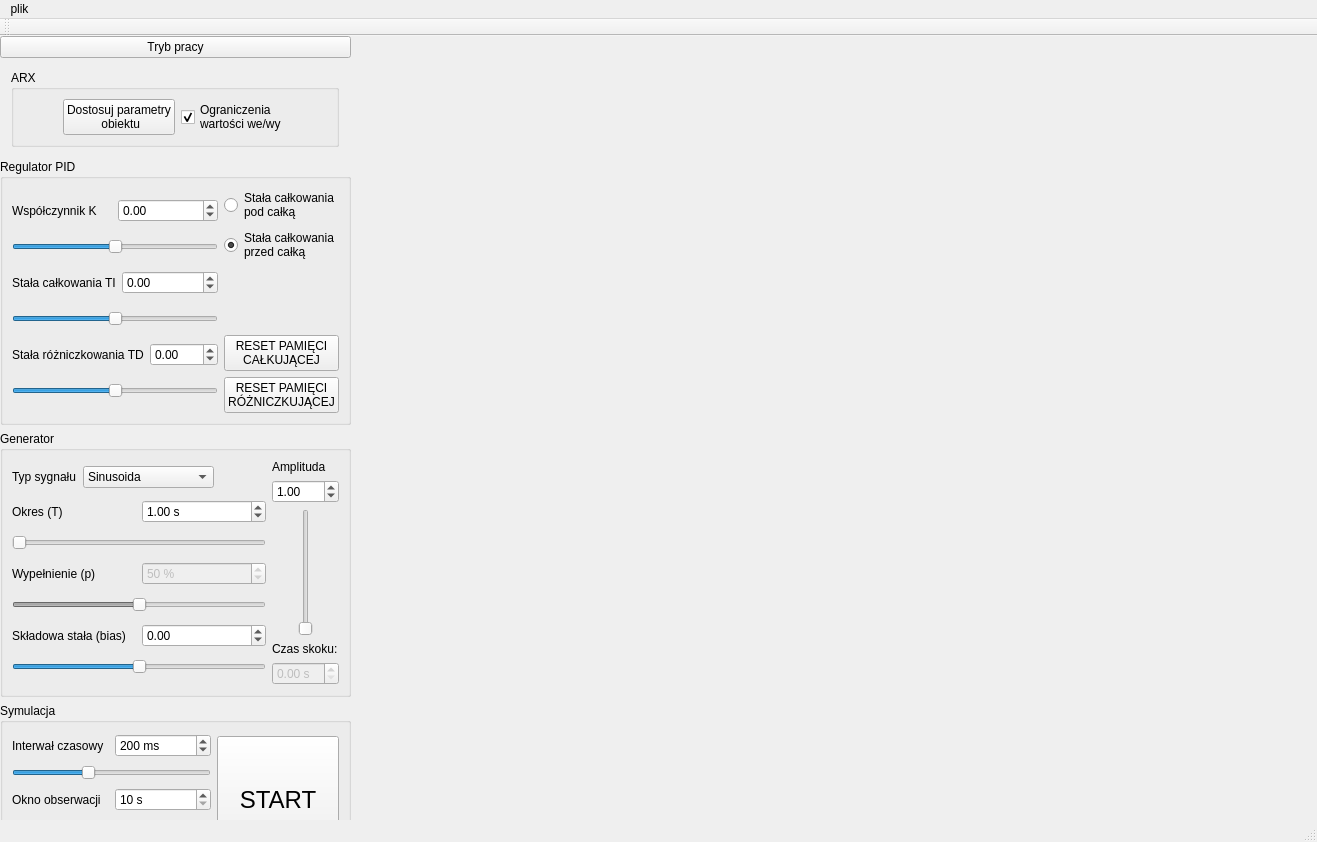
<?xml version="1.0" encoding="UTF-8"?>
<ui version="4.0">
 <class>MainWindow</class>
 <widget class="QMainWindow" name="MainWindow">
  <property name="geometry">
   <rect>
    <x>0</x>
    <y>0</y>
    <width>1317</width>
    <height>842</height>
   </rect>
  </property>
  <property name="windowTitle">
   <string>MainWindow</string>
  </property>
  <property name="autoFillBackground">
   <bool>false</bool>
  </property>
  <widget class="QWidget" name="centralwidget">
   <property name="sizePolicy">
    <sizepolicy hsizetype="MinimumExpanding" vsizetype="MinimumExpanding">
     <horstretch>0</horstretch>
     <verstretch>0</verstretch>
    </sizepolicy>
   </property>
   <property name="minimumSize">
    <size>
     <width>1317</width>
     <height>591</height>
    </size>
   </property>
   <property name="autoFillBackground">
    <bool>false</bool>
   </property>
   <widget class="QWidget" name="horizontalLayoutWidget_9">
    <property name="geometry">
     <rect>
      <x>0</x>
      <y>0</y>
      <width>1271</width>
      <height>844</height>
     </rect>
    </property>
    <layout class="QHBoxLayout" name="horizontalLayout_13" stretch="0,1">
     <property name="sizeConstraint">
      <enum>QLayout::SetDefaultConstraint</enum>
     </property>
     <item>
      <layout class="QVBoxLayout" name="verticalLayout" stretch="0,0,1,3,3,2">
       <property name="spacing">
        <number>6</number>
       </property>
       <item>
        <layout class="QVBoxLayout" name="verticalLayout_2"/>
       </item>
       <item>
        <widget class="QPushButton" name="BtnTrybPracy">
         <property name="text">
          <string>Tryb pracy</string>
         </property>
        </widget>
       </item>
       <item alignment="Qt::AlignHCenter|Qt::AlignVCenter">
        <widget class="QGroupBox" name="groupBox">
         <property name="enabled">
          <bool>true</bool>
         </property>
         <property name="sizePolicy">
          <sizepolicy hsizetype="Expanding" vsizetype="Expanding">
           <horstretch>1</horstretch>
           <verstretch>1</verstretch>
          </sizepolicy>
         </property>
         <property name="minimumSize">
          <size>
           <width>0</width>
           <height>0</height>
          </size>
         </property>
         <property name="autoFillBackground">
          <bool>false</bool>
         </property>
         <property name="title">
          <string>ARX</string>
         </property>
         <property name="flat">
          <bool>false</bool>
         </property>
         <property name="checkable">
          <bool>false</bool>
         </property>
         <layout class="QHBoxLayout" name="horizontalLayout_6" stretch="0,5,1,0">
          <property name="sizeConstraint">
           <enum>QLayout::SetMinimumSize</enum>
          </property>
          <item>
           <spacer name="horizontalSpacer_4">
            <property name="orientation">
             <enum>Qt::Horizontal</enum>
            </property>
            <property name="sizeHint" stdset="0">
             <size>
              <width>40</width>
              <height>20</height>
             </size>
            </property>
           </spacer>
          </item>
          <item>
           <widget class="QPushButton" name="pushButton_dostosuj_parametry">
            <property name="sizePolicy">
             <sizepolicy hsizetype="Minimum" vsizetype="Expanding">
              <horstretch>0</horstretch>
              <verstretch>0</verstretch>
             </sizepolicy>
            </property>
            <property name="text">
             <string>Dostosuj parametry
 obiektu</string>
            </property>
           </widget>
          </item>
          <item>
           <layout class="QVBoxLayout" name="verticalLayout_4">
            <item>
             <widget class="QCheckBox" name="checkBoxOgraniczenia">
              <property name="text">
               <string>Ograniczenia 
wartości we/wy</string>
              </property>
              <property name="checked">
               <bool>true</bool>
              </property>
             </widget>
            </item>
           </layout>
          </item>
          <item>
           <spacer name="horizontalSpacer_5">
            <property name="orientation">
             <enum>Qt::Horizontal</enum>
            </property>
            <property name="sizeHint" stdset="0">
             <size>
              <width>40</width>
              <height>20</height>
             </size>
            </property>
           </spacer>
          </item>
         </layout>
        </widget>
       </item>
       <item>
        <widget class="QGroupBox" name="groupBox_2">
         <property name="title">
          <string>Regulator PID</string>
         </property>
         <layout class="QHBoxLayout" name="horizontalLayout_5" stretch="4,1">
          <item>
           <layout class="QVBoxLayout" name="verticalLayout_5">
            <item>
             <layout class="QHBoxLayout" name="horizontalLayout_4">
              <item>
               <widget class="QLabel" name="label">
                <property name="text">
                 <string>Współczynnik K</string>
                </property>
               </widget>
              </item>
              <item>
               <widget class="QDoubleSpinBox" name="doubleSpinBox_pid_k">
                <property name="minimum">
                 <double>-100.000000000000000</double>
                </property>
                <property name="maximum">
                 <double>100.000000000000000</double>
                </property>
                <property name="singleStep">
                 <double>0.010000000000000</double>
                </property>
                <property name="stepType">
                 <enum>QAbstractSpinBox::DefaultStepType</enum>
                </property>
               </widget>
              </item>
             </layout>
            </item>
            <item>
             <widget class="QSlider" name="horizontalSlider_pid_k">
              <property name="minimum">
               <number>-1000</number>
              </property>
              <property name="maximum">
               <number>1000</number>
              </property>
              <property name="singleStep">
               <number>1</number>
              </property>
              <property name="orientation">
               <enum>Qt::Horizontal</enum>
              </property>
             </widget>
            </item>
            <item>
             <layout class="QHBoxLayout" name="horizontalLayout">
              <item>
               <widget class="QLabel" name="label_2">
                <property name="text">
                 <string>Stała całkowania TI</string>
                </property>
               </widget>
              </item>
              <item>
               <widget class="QDoubleSpinBox" name="doubleSpinBox_pid_Ti">
                <property name="suffix">
                 <string/>
                </property>
                <property name="minimum">
                 <double>-100.000000000000000</double>
                </property>
                <property name="maximum">
                 <double>100.000000000000000</double>
                </property>
                <property name="singleStep">
                 <double>0.010000000000000</double>
                </property>
                <property name="stepType">
                 <enum>QAbstractSpinBox::DefaultStepType</enum>
                </property>
               </widget>
              </item>
             </layout>
            </item>
            <item>
             <widget class="QSlider" name="horizontalSlider_pid_Ti">
              <property name="minimum">
               <number>-1000</number>
              </property>
              <property name="maximum">
               <number>1000</number>
              </property>
              <property name="orientation">
               <enum>Qt::Horizontal</enum>
              </property>
             </widget>
            </item>
            <item>
             <layout class="QHBoxLayout" name="horizontalLayout_3">
              <item>
               <widget class="QLabel" name="label_3">
                <property name="text">
                 <string>Stała różniczkowania TD</string>
                </property>
               </widget>
              </item>
              <item>
               <widget class="QDoubleSpinBox" name="doubleSpinBox_pid_Td">
                <property name="suffix">
                 <string/>
                </property>
                <property name="minimum">
                 <double>-100.000000000000000</double>
                </property>
                <property name="maximum">
                 <double>100.000000000000000</double>
                </property>
                <property name="singleStep">
                 <double>0.010000000000000</double>
                </property>
                <property name="stepType">
                 <enum>QAbstractSpinBox::DefaultStepType</enum>
                </property>
               </widget>
              </item>
             </layout>
            </item>
            <item>
             <widget class="QSlider" name="horizontalSlider_pid_Td">
              <property name="minimum">
               <number>-1000</number>
              </property>
              <property name="maximum">
               <number>1000</number>
              </property>
              <property name="orientation">
               <enum>Qt::Horizontal</enum>
              </property>
             </widget>
            </item>
           </layout>
          </item>
          <item>
           <layout class="QVBoxLayout" name="verticalLayout_7">
            <property name="sizeConstraint">
             <enum>QLayout::SetMinimumSize</enum>
            </property>
            <item>
             <widget class="QRadioButton" name="radioButton_stala_calkowania_pod">
              <property name="text">
               <string>Stała całkowania
pod całką</string>
              </property>
             </widget>
            </item>
            <item>
             <widget class="QRadioButton" name="radioButton_stala_calkowania_przed">
              <property name="text">
               <string>Stała całkowania
przed całką</string>
              </property>
              <property name="checked">
               <bool>true</bool>
              </property>
             </widget>
            </item>
            <item>
             <spacer name="verticalSpacer">
              <property name="orientation">
               <enum>Qt::Vertical</enum>
              </property>
              <property name="sizeHint" stdset="0">
               <size>
                <width>20</width>
                <height>40</height>
               </size>
              </property>
             </spacer>
            </item>
            <item>
             <widget class="QPushButton" name="pushButton_reset_pam_calk">
              <property name="text">
               <string>RESET PAMIĘCI
CAŁKUJĄCEJ</string>
              </property>
             </widget>
            </item>
            <item>
             <widget class="QPushButton" name="pushButton_reset_pam_roz">
              <property name="text">
               <string>RESET PAMIĘCI
RÓŻNICZKUJĄCEJ</string>
              </property>
             </widget>
            </item>
           </layout>
          </item>
         </layout>
        </widget>
       </item>
       <item>
        <widget class="QGroupBox" name="groupBox_3">
         <property name="title">
          <string>Generator</string>
         </property>
         <layout class="QHBoxLayout" name="horizontalLayout_2">
          <item>
           <layout class="QVBoxLayout" name="verticalLayout_8">
            <item>
             <layout class="QHBoxLayout" name="horizontalLayout_7">
              <item>
               <widget class="QLabel" name="label_5">
                <property name="text">
                 <string>Typ sygnału</string>
                </property>
               </widget>
              </item>
              <item>
               <widget class="QComboBox" name="comboBox_generator_typ">
                <item>
                 <property name="text">
                  <string>Sinusoida</string>
                 </property>
                </item>
                <item>
                 <property name="text">
                  <string>Skok Jednostkowy</string>
                 </property>
                </item>
                <item>
                 <property name="text">
                  <string>Prostokątny</string>
                 </property>
                </item>
               </widget>
              </item>
              <item>
               <spacer name="horizontalSpacer_3">
                <property name="orientation">
                 <enum>Qt::Horizontal</enum>
                </property>
                <property name="sizeHint" stdset="0">
                 <size>
                  <width>40</width>
                  <height>20</height>
                 </size>
                </property>
               </spacer>
              </item>
             </layout>
            </item>
            <item>
             <layout class="QHBoxLayout" name="horizontalLayout_8">
              <item>
               <widget class="QLabel" name="label_6">
                <property name="text">
                 <string>Okres (T)</string>
                </property>
               </widget>
              </item>
              <item>
               <widget class="QDoubleSpinBox" name="doubleSpinBox_generator_okres">
                <property name="suffix">
                 <string> s</string>
                </property>
                <property name="maximum">
                 <double>100.000000000000000</double>
                </property>
                <property name="singleStep">
                 <double>0.010000000000000</double>
                </property>
                <property name="value">
                 <double>1.000000000000000</double>
                </property>
               </widget>
              </item>
             </layout>
            </item>
            <item>
             <widget class="QSlider" name="horizontalSlider_generator_okres">
              <property name="minimum">
               <number>200</number>
              </property>
              <property name="maximum">
               <number>20000</number>
              </property>
              <property name="singleStep">
               <number>200</number>
              </property>
              <property name="pageStep">
               <number>200</number>
              </property>
              <property name="value">
               <number>200</number>
              </property>
              <property name="orientation">
               <enum>Qt::Horizontal</enum>
              </property>
              <property name="tickPosition">
               <enum>QSlider::NoTicks</enum>
              </property>
             </widget>
            </item>
            <item>
             <layout class="QHBoxLayout" name="horizontalLayout_9">
              <item>
               <widget class="QLabel" name="label_7">
                <property name="text">
                 <string>Wypełnienie (p)</string>
                </property>
               </widget>
              </item>
              <item>
               <widget class="QSpinBox" name="spinBox_generator_wypelnienie">
                <property name="enabled">
                 <bool>false</bool>
                </property>
                <property name="suffix">
                 <string> %</string>
                </property>
                <property name="maximum">
                 <number>100</number>
                </property>
                <property name="singleStep">
                 <number>1</number>
                </property>
                <property name="value">
                 <number>50</number>
                </property>
                <property name="displayIntegerBase">
                 <number>10</number>
                </property>
               </widget>
              </item>
             </layout>
            </item>
            <item>
             <widget class="QSlider" name="horizontalSlider_generator_wypelnienie">
              <property name="enabled">
               <bool>false</bool>
              </property>
              <property name="maximum">
               <number>100</number>
              </property>
              <property name="value">
               <number>50</number>
              </property>
              <property name="orientation">
               <enum>Qt::Horizontal</enum>
              </property>
             </widget>
            </item>
            <item>
             <layout class="QHBoxLayout" name="horizontalLayout_16">
              <item>
               <widget class="QLabel" name="label_10">
                <property name="text">
                 <string>Składowa stała (bias)</string>
                </property>
               </widget>
              </item>
              <item>
               <widget class="QDoubleSpinBox" name="doubleSpinBox_generator_bias">
                <property name="minimum">
                 <double>-100.000000000000000</double>
                </property>
                <property name="maximum">
                 <double>100.000000000000000</double>
                </property>
                <property name="singleStep">
                 <double>0.010000000000000</double>
                </property>
               </widget>
              </item>
             </layout>
            </item>
            <item>
             <widget class="QSlider" name="horizontalSlider_generator_bias">
              <property name="minimum">
               <number>-10000</number>
              </property>
              <property name="maximum">
               <number>10000</number>
              </property>
              <property name="orientation">
               <enum>Qt::Horizontal</enum>
              </property>
             </widget>
            </item>
           </layout>
          </item>
          <item>
           <layout class="QVBoxLayout" name="verticalLayout_6">
            <property name="spacing">
             <number>6</number>
            </property>
            <property name="sizeConstraint">
             <enum>QLayout::SetMinimumSize</enum>
            </property>
            <item>
             <widget class="QLabel" name="label_4">
              <property name="text">
               <string>Amplituda</string>
              </property>
             </widget>
            </item>
            <item>
             <widget class="QDoubleSpinBox" name="doubleSpinBox_generator_amplituda">
              <property name="maximum">
               <double>100.000000000000000</double>
              </property>
              <property name="singleStep">
               <double>0.100000000000000</double>
              </property>
              <property name="value">
               <double>1.000000000000000</double>
              </property>
             </widget>
            </item>
            <item>
             <layout class="QHBoxLayout" name="horizontalLayout_14">
              <item>
               <widget class="QSlider" name="verticalSlider_generator_amplituda">
                <property name="maximum">
                 <number>10000</number>
                </property>
                <property name="pageStep">
                 <number>100</number>
                </property>
                <property name="value">
                 <number>10</number>
                </property>
                <property name="orientation">
                 <enum>Qt::Vertical</enum>
                </property>
               </widget>
              </item>
             </layout>
            </item>
            <item>
             <widget class="QLabel" name="label_11_generator_czas_skoku">
              <property name="text">
               <string>Czas skoku:</string>
              </property>
             </widget>
            </item>
            <item>
             <widget class="QDoubleSpinBox" name="doubleSpinBox_generator_czas_skoku">
              <property name="enabled">
               <bool>false</bool>
              </property>
              <property name="suffix">
               <string> s</string>
              </property>
              <property name="maximum">
               <double>50.000000000000000</double>
              </property>
              <property name="singleStep">
               <double>0.010000000000000</double>
              </property>
             </widget>
            </item>
           </layout>
          </item>
         </layout>
        </widget>
       </item>
       <item>
        <widget class="QGroupBox" name="groupBox_4">
         <property name="minimumSize">
          <size>
           <width>0</width>
           <height>0</height>
          </size>
         </property>
         <property name="title">
          <string>Symulacja</string>
         </property>
         <layout class="QHBoxLayout" name="horizontalLayout_10">
          <item>
           <layout class="QVBoxLayout" name="verticalLayout_9">
            <property name="sizeConstraint">
             <enum>QLayout::SetMaximumSize</enum>
            </property>
            <item>
             <layout class="QHBoxLayout" name="horizontalLayout_12">
              <item>
               <widget class="QLabel" name="label_8">
                <property name="text">
                 <string>Interwał czasowy</string>
                </property>
               </widget>
              </item>
              <item>
               <widget class="QSpinBox" name="spinBox_symulacja_interwal">
                <property name="suffix">
                 <string> ms</string>
                </property>
                <property name="minimum">
                 <number>1</number>
                </property>
                <property name="maximum">
                 <number>2000</number>
                </property>
                <property name="value">
                 <number>200</number>
                </property>
               </widget>
              </item>
             </layout>
            </item>
            <item>
             <widget class="QSlider" name="horizontalSlider_symulacja_interwal">
              <property name="minimum">
               <number>20</number>
              </property>
              <property name="maximum">
               <number>500</number>
              </property>
              <property name="value">
               <number>200</number>
              </property>
              <property name="orientation">
               <enum>Qt::Horizontal</enum>
              </property>
             </widget>
            </item>
            <item>
             <layout class="QHBoxLayout" name="horizontalLayout_15">
              <item>
               <widget class="QLabel" name="label_9">
                <property name="text">
                 <string>Okno obserwacji</string>
                </property>
               </widget>
              </item>
              <item>
               <widget class="QSpinBox" name="spinBox_symulacja_okno_obserwacji">
                <property name="suffix">
                 <string> s</string>
                </property>
                <property name="minimum">
                 <number>10</number>
                </property>
                <property name="maximum">
                 <number>50</number>
                </property>
                <property name="value">
                 <number>10</number>
                </property>
               </widget>
              </item>
             </layout>
            </item>
            <item>
             <widget class="QSlider" name="horizontalSlider_symulacja_okno_obserwacji">
              <property name="minimum">
               <number>10</number>
              </property>
              <property name="maximum">
               <number>50</number>
              </property>
              <property name="value">
               <number>10</number>
              </property>
              <property name="orientation">
               <enum>Qt::Horizontal</enum>
              </property>
             </widget>
            </item>
            <item>
             <layout class="QHBoxLayout" name="horizontalLayout_11">
              <item>
               <spacer name="horizontalSpacer_2">
                <property name="orientation">
                 <enum>Qt::Horizontal</enum>
                </property>
                <property name="sizeHint" stdset="0">
                 <size>
                  <width>40</width>
                  <height>20</height>
                 </size>
                </property>
               </spacer>
              </item>
              <item>
               <widget class="QPushButton" name="pushButton_symulacja_reset">
                <property name="text">
                 <string>RESET SYMULACJI</string>
                </property>
               </widget>
              </item>
              <item>
               <spacer name="horizontalSpacer">
                <property name="orientation">
                 <enum>Qt::Horizontal</enum>
                </property>
                <property name="sizeHint" stdset="0">
                 <size>
                  <width>40</width>
                  <height>20</height>
                 </size>
                </property>
               </spacer>
              </item>
             </layout>
            </item>
           </layout>
          </item>
          <item>
           <widget class="QPushButton" name="pushButton_symulacja_star_stop">
            <property name="sizePolicy">
             <sizepolicy hsizetype="Expanding" vsizetype="Expanding">
              <horstretch>0</horstretch>
              <verstretch>0</verstretch>
             </sizepolicy>
            </property>
            <property name="maximumSize">
             <size>
              <width>16777215</width>
              <height>128</height>
             </size>
            </property>
            <property name="font">
             <font>
              <pointsize>18</pointsize>
             </font>
            </property>
            <property name="text">
             <string>START</string>
            </property>
           </widget>
          </item>
         </layout>
        </widget>
       </item>
      </layout>
     </item>
     <item>
      <layout class="QVBoxLayout" name="verticalLayout_wykresy">
       <property name="spacing">
        <number>0</number>
       </property>
      </layout>
     </item>
    </layout>
   </widget>
  </widget>
  <widget class="QMenuBar" name="menubar">
   <property name="geometry">
    <rect>
     <x>0</x>
     <y>0</y>
     <width>1317</width>
     <height>21</height>
    </rect>
   </property>
   <widget class="QMenu" name="menuplik">
    <property name="title">
     <string>plik</string>
    </property>
    <addaction name="actionzapisz_ustawienia"/>
    <addaction name="actionwczytaj_ustawienia"/>
    <addaction name="actionokno_debugowania"/>
   </widget>
   <addaction name="menuplik"/>
  </widget>
  <widget class="QStatusBar" name="statusbar"/>
  <widget class="QToolBar" name="toolBar">
   <property name="windowTitle">
    <string>toolBar</string>
   </property>
   <attribute name="toolBarArea">
    <enum>TopToolBarArea</enum>
   </attribute>
   <attribute name="toolBarBreak">
    <bool>false</bool>
   </attribute>
  </widget>
  <action name="actionzapisz_ustawienia">
   <property name="text">
    <string>zapisz ustawienia</string>
   </property>
   <property name="shortcut">
    <string>Ctrl+S</string>
   </property>
  </action>
  <action name="actionwczytaj_ustawienia">
   <property name="text">
    <string>wczytaj ustawienia</string>
   </property>
   <property name="shortcut">
    <string>Ctrl+O</string>
   </property>
  </action>
  <action name="action">
   <property name="text">
    <string>eksport wykresów</string>
   </property>
   <property name="shortcut">
    <string>Ctrl+W</string>
   </property>
  </action>
  <action name="actionMINECRAAAAAAFT">
   <property name="text">
    <string>MINECRAAAAAAFT</string>
   </property>
  </action>
  <action name="actionokno_debugowania">
   <property name="checkable">
    <bool>true</bool>
   </property>
   <property name="text">
    <string>okno debugowania</string>
   </property>
   <property name="shortcut">
    <string>Ctrl+D</string>
   </property>
   <property name="menuRole">
    <enum>QAction::ApplicationSpecificRole</enum>
   </property>
  </action>
 </widget>
 <resources/>
 <connections/>
</ui>
